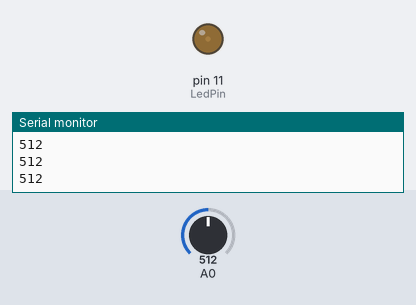
Recording of a sketch running on a simulated Arduino Uno, built with avr-gcc and run on an emulated ATmega328P. On the bench: output pins drawn as LEDs (lit = HIGH), the last lines printed to the serial monitor. Inputs (shaded band) come from the test bench; at power-on: A0 = 512.

Above: at 1.2 s.
1.3 s: A0 set to 900
At 2.08 s:
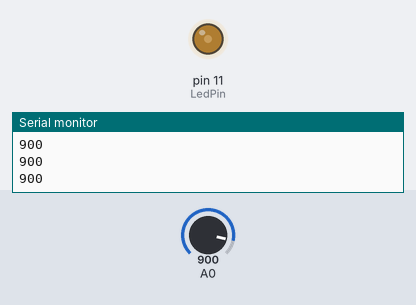
4.3 s: A0 set to 511
At 5.4 s:
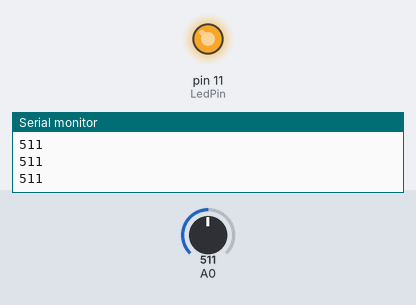
Timing chart, 0 to 13.3 s (numbered marks = the images above; inputs shaded):
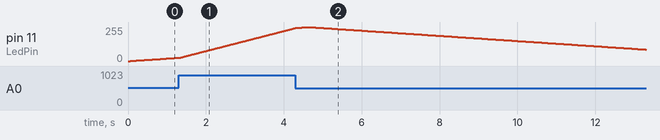

Measured:
- by itself, pin 11 (LedPin): rises from 248/255 to 255/255 in 0.31 s, then falls to 86/255 in 8.7 s

The sketch:

ngt-ss-gas-1A.ino
```cpp
// Faya-Nugget Sample Code
// Date: 2015/04/29
// Module Name: Gas Sensor
// Module Number: #ngt-ss-gas-1A
// Description: 讀取微動開關的狀態,延長計時器倒數的時間,並透過Serial Monitor顯示.

// Wiring: Module Pin ==> Arduino Pin
//               N.C. ==> D11
//               N.O. ==> D12

int LedPin=11;

void setup()
{
  Serial.begin(9600);
  pinMode(LedPin,OUTPUT);
}

int GasValue=0;
int temp=0;
int i=0;
int j=0;

void loop()
{
  GasValue=analogRead(A0);
  temp=map(GasValue,0,1023,100,1);

  analogWrite(LedPin,i);
  if(i<255 && j==0)
  {
    i++;
    if(i==255)
      j=1;
  }
  else if(i>0 && j==1)
  {
    i--;
    if(i==0)
      j=0;
  }
  delay(temp);


  Serial.println(GasValue);

}
```
